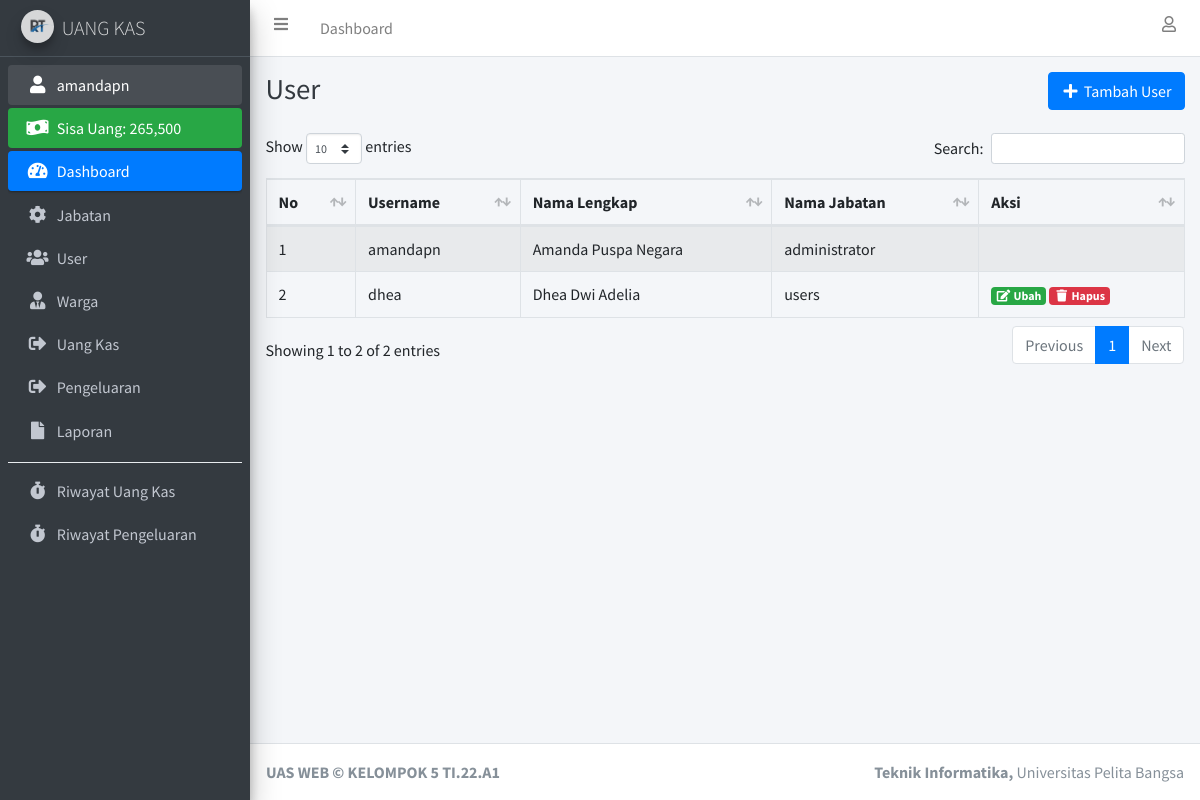
The page /user.php (signed in) on the database its author committed.
### tables this page shows
CREATE TABLE `user` (
  `id_user` int(11) NOT NULL,
  `nama_lengkap` varchar(100) NOT NULL,
  `username` varchar(100) NOT NULL,
  `password` varchar(255) NOT NULL,
  `id_jabatan` int(11) NOT NULL
);

CREATE TABLE `jabatan` (
  `id_jabatan` int(11) NOT NULL,
  `nama_jabatan` varchar(100) NOT NULL
);

### connection.php (called while the page is built, shortened)
<?php
	$host		= "localhost";
	$username	= "root";
	$password	= "";
	$database	= "db_kas_rt";
	$conn 		= mysqli_connect($host, $username, $password, $database);
if (isset($_SESSION['id_user'])) {
	function dataUser() {
		global $conn;
		$id_user = $_SESSION['id_user'];
		return mysqli_fetch_assoc(mysqli_query($conn, "SELECT * FROM user INNER JOIN jabatan ON user.id_jabatan = jabatan.id_jabatan WHERE id_user = '$id_user'"));
	}
}

### user.php (the view, shortened to what this page needs)
<?php
  require 'connection.php';
  $user = mysqli_query($conn, "SELECT * FROM user INNER JOIN jabatan ON user.id_jabatan = jabatan.id_jabatan");
?>
<!DOCTYPE html>
<html>
<head>
  <?php include 'include/css.php'; ?>
</head>
<body class="hold-transition sidebar-mini layout-fixed">
<div class="wrapper">
  <?php include 'include/navbar.php'; ?>
  <?php include 'include/sidebar.php'; ?>
  <div class="content-wrapper">
    <div class="content-header">
      <div class="container-fluid">
        <div class="row justify-content-center mb-2">
          <div class="col-sm text-left">
            <h1 class="m-0 text-dark">User</h1>
          </div>
          <div class="col-sm text-right">
            <button type="button" class="btn btn-primary" data-toggle="modal" data-target="#tambahUserModal"><i class="fas fa-fw fa-plus"></i> Tambah User</button>
          </div>
        </div>
      </div>
    </div>
    <section class="content">
      <div class="container-fluid">
        <div class="row">
          <div class="col-lg">
            <div class="table-responsive">
              <table class="table table-striped table-hover table-bordered" id="table_id">
                <thead>
                  <tr>
                    <th>No</th>
                    <th>Username</th>
                    <th>Nama Lengkap</th>
                    <th>Nama Jabatan</th>
                    <th>Aksi</th>
                  </tr>
                </thead>
                <tbody>
                  <?php $i = 1; ?>
                  <?php foreach ($user as $du): ?>
                    <tr>
                      <td><?= $i++; ?></td>
                      <td><?= $du['username']; ?></td>
                      <td><?= $du['nama_lengkap']; ?></td>
                      <td><?= $du['nama_jabatan']; ?></td>
                      <td>
                        <?php if ($du['id_jabatan'] !== '1'): ?>
                          <a href="ubah_user.php?id_user=<?= $du['id_user']; ?>" class="badge badge-success" data-toggle="modal" data-target="#editUserModal<?= $du['id_user']; ?>">
                            <i class="fas fa-fw fa-edit"></i> Ubah
                          </a>
                          <a data-nama="<?= $du['nama_lengkap']; ?>" class="btn-delete badge badge-danger" href="hapus_user.php?id_user=<?= $du['id_user']; ?>"><i class="fas fa-fw fa-trash"></i> Hapus</a>
                        <?php endif ?>
                      </td>
                    </tr>
                  <?php endforeach ?>
                </tbody>
              </table>
            </div>
          </div>
        </div>
      </div>
    </section>
  </div>
  <?php
  require 'footer.php';
  ?>
</div>
</body>
</html>

### include/sidebar.php
<?php
  $dataUser = dataUser();
  $jml_pengeluaran = mysqli_fetch_assoc(mysqli_query($conn, "SELECT sum(jumlah_pengeluaran) as jml_pengeluaran FROM pengeluaran"));
  $jml_pengeluaran = $jml_pengeluaran['jml_pengeluaran'];
  $jml_uang_kas = mysqli_fetch_assoc(mysqli_query($conn, "SELECT sum(minggu_ke_1 + minggu_ke_2 + minggu_ke_3 + minggu_ke_4) as jml_uang_kas FROM uang_kas"));
  $jml_uang_kas = $jml_uang_kas['jml_uang_kas'];
?>
<aside class="main-sidebar sidebar-dark-primary elevation-4">
  <a href="index.php" class="brand-link">
    <img src="assets/img/img_properties/logo1.jpg" alt="AdminLTE Logo" class="brand-image img-circle elevation-3" style="opacity: .8">
    <span class="brand-text font-weight-light">UANG KAS</span>
  </a>
  <div class="sidebar">
    <nav class="mt-2">
      <ul class="nav nav-pills nav-sidebar flex-column" data-widget="treeview" role="menu" data-accordion="false">
        <li class="nav-item has-treeview menu-open">
          <a href="profile.php" class="nav-link"><i class="nav-icon fas fa-fw fa-user"></i> <p><?= $dataUser['username']; ?></p></a>
        </li>
        <li class="nav-item">
          <div class="bg-success nav-link text-white">
            <i class="nav-icon fas fa-money-bill-wave"></i>
            <p>
              Sisa Uang: <?= number_format($jml_uang_kas - $jml_pengeluaran); ?>
            </p>
          </div>
        </li>
        <li class="nav-item has-treeview menu-open">
          <a href="index.php" class="nav-link active">
            <i class="nav-icon fas fa-tachometer-alt"></i>
            <p>
              Dashboard
            </p>
          </a>
        </li>
        <?php if ($dataUser['id_jabatan'] == '1'): ?>
          <li class="nav-item">
            <a href="jabatan.php" class="nav-link">
              <i class="nav-icon fas fa-cog"></i>
              <p>
                Jabatan
              </p>
            </a>
          </li>
          <li class="nav-item">
            <a href="user.php" class="nav-link">
              <i class="nav-icon fas fa-users"></i>
              <p>
                User
              </p>
            </a>
          </li>
        <?php endif ?>
        <li class="nav-item">
          <a href="warga.php" class="nav-link">
            <i class="fas fa-user-tie nav-icon"></i>
            <p>Warga</p>
          </a>
        </li>
        <li class="nav-item">
          <a href="uang_kas.php" class="nav-link">
            <i class="fas fa-sign-out-alt nav-icon"></i>
            <p>Uang Kas</p>
          </a>
        </li>
        <li class="nav-item">
          <a href="pengeluaran.php" class="nav-link">
            <i class="fas fa-sign-out-alt nav-icon"></i>
            <p>Pengeluaran</p>
          </a>
        </li>
        <li class="nav-item">
          <a href="laporan.php" class="nav-link">
            <i class="fas fa-file nav-icon"></i>
            <p>Laporan</p>
          </a>
        </li>
        <div class="dropdown-divider"></div>
        <li class="nav-item">
          <a href="riwayat.php" class="nav-link">
            <i class="fas fa-stopwatch nav-icon"></i>
            <p>Riwayat Uang Kas</p>
          </a>
        </li>
        <li class="nav-item">
          <a href="riwayat_pengeluaran.php" class="nav-link">
            <i class="fas fa-stopwatch nav-icon"></i>
            <p>Riwayat Pengeluaran</p>
          </a>
        </li>
      </ul>
    </nav>
  </div>
</aside>

### rows shown on the page
user: username "amandapn", nama_lengkap "Amanda Puspa Negara", id_jabatan.nama_jabatan "administrator"
user: username "dhea", nama_lengkap "Dhea Dwi Adelia", id_jabatan.nama_jabatan "users"

### other values the page prints
$jml_uang_kas - $jml_pengeluaran "265,500"
